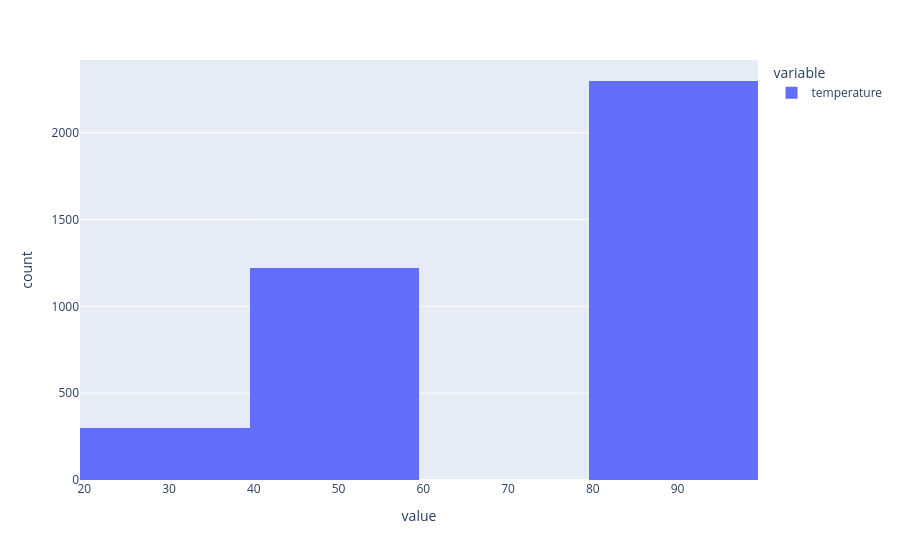

The code cell stored with this chart in its notebook:
### Code cell
# Get an idea of the temperature data distribution
px.histogram(data.query('coupon=="Coffee House"')["temperature"])

### Figure 1 — Plotly figure (JSON) as saved in the notebook; plotly's stock layout.template omitted (floating-point values rounded to 4 significant figures; data arrays with more than 128 entries replaced by an {"elided": "..."} marker saying what was removed)
{"data": [{"bingroup": "x", "hovertemplate": "variable=temperature<br>value=%{x}<br>count=%{y}<extra></extra>", "legendgroup": "temperature", "marker": {"color": "#636efa", "pattern": {"shape": ""}}, "name": "temperature", "orientation": "v", "showlegend": true, "type": "histogram", "x": {"elided": "3816 int values"}, "xaxis": "x", "yaxis": "y"}], "layout": {"barmode": "relative", "legend": {"title": {"text": "variable"}, "tracegroupgap": 0}, "margin": {"t": 60}, "xaxis": {"anchor": "y", "domain": [0, 1], "title": {"text": "value"}}, "yaxis": {"anchor": "x", "domain": [0, 1], "title": {"text": "count"}}}}
